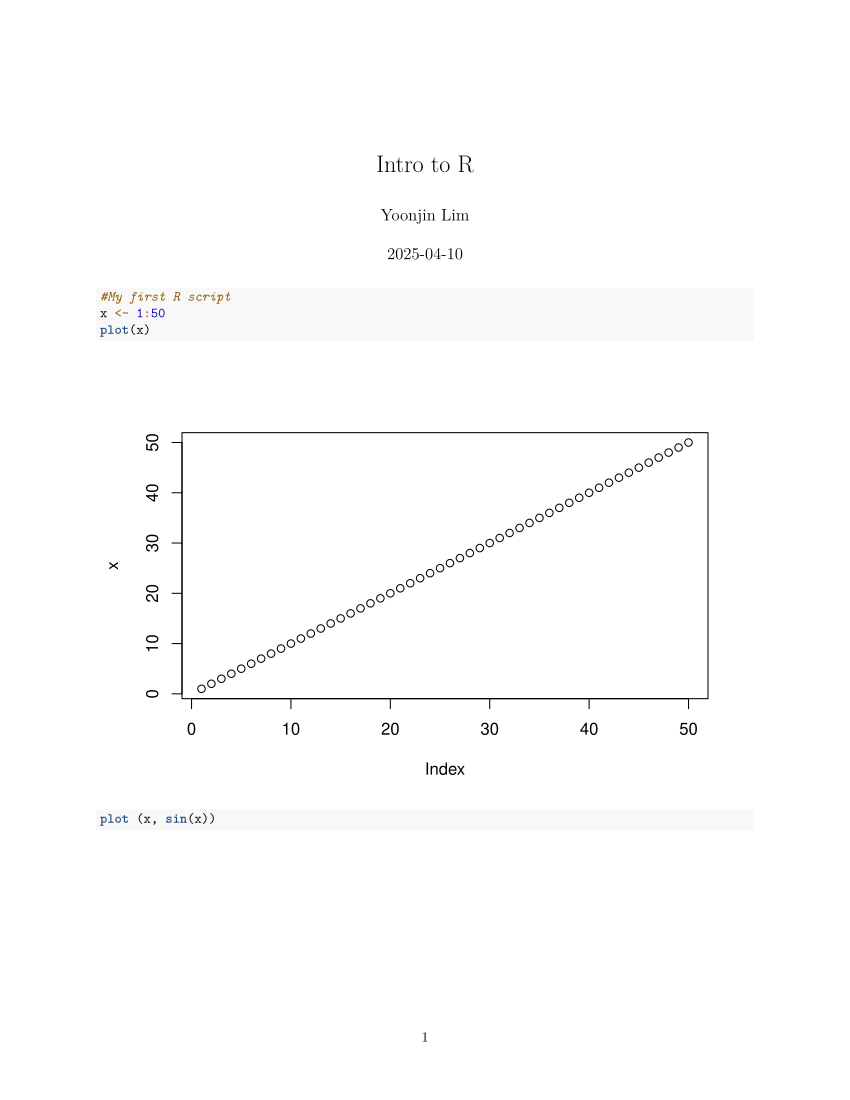

The R source for this figure:
#' ---
#' title: "Intro to R"
#' author: "Yoonjin Lim"
#' ---

#My first R script
x <- 1:50
plot(x)
plot (x, sin(x))
plot (x, sin(x), typ="l", col="blue", lwd=3, 
      xlab="Silly x axis", ylab="Sensible y axis")
